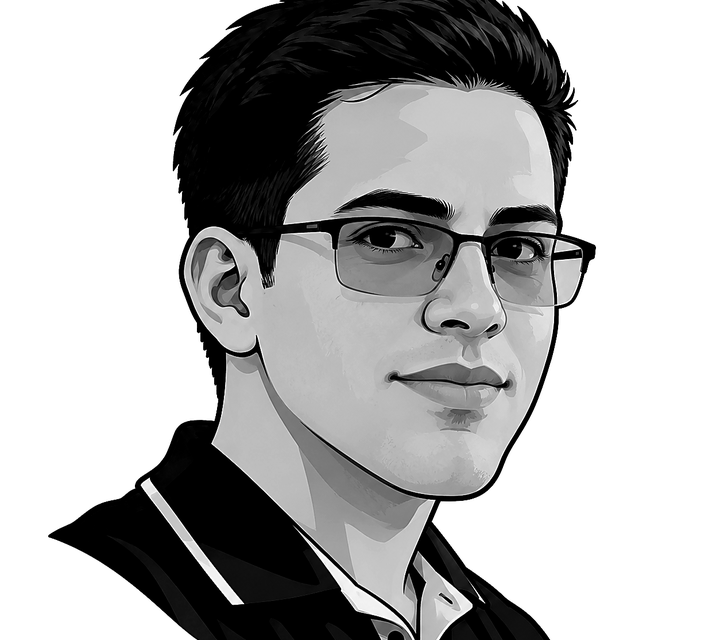
#> input picture source-prepped.png, 720 x 640 px
$ python make_ascii_svg.py
#> lines starting #> are read from the running program, lines starting #| are printed output that depends on the picture
#!/usr/bin/env python3
"""Convert the prepared portrait into a one-shot, self-typing ASCII SVG."""

from __future__ import annotations

import html
import os
from pathlib import Path

from PIL import Image, ImageEnhance


ROOT = Path(__file__).resolve().parent.parent
SOURCE = ROOT / "source-prepped.png"
OUTPUT = ROOT / "avi-ascii.svg"

COLS = int(os.environ.get("COLS", "112"))
ROWS = 60
RAMP = " .`:-=+*cs#%@"
ART_W = 720
ART_H = 620
PAD = 20
TITLE_H = 42
STATUS_H = 58
WIDTH = ART_W + PAD * 2
HEIGHT = TITLE_H + ART_H + STATUS_H

BG = "#0d1117"
BG_TOP = "#111827"
FRAME = "#30363d"
MUTED = "#7d8590"
INK = "#d1d5db"


def ascii_rows() -> list[str]:
    image = Image.open(SOURCE).convert("L")
#> image is the input picture: PIL image 720x640 L; min 0, max 255, mean 177.1
    image = ImageEnhance.Contrast(image).enhance(1.12)
    image = image.resize((COLS, ROWS), Image.Resampling.LANCZOS)
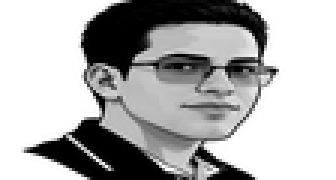
#> image: PIL image 112x60 L (shown 3 times larger); min 0, max 255, mean 176.1
    pixels = image.load()
    rows = []
    for y in range(ROWS):
        line = []
        for x in range(COLS):
            luminance = (pixels[x, y] / 255.0) ** 1.08
            if luminance > 0.94:
                line.append(" ")
            else:
                index = round((1.0 - luminance) * (len(RAMP) - 1))
                line.append(RAMP[max(0, min(index, len(RAMP) - 1))])
        rows.append("".join(line))
#> after the loop, rows = 60 items
    return rows


def render() -> str:
    static = bool(os.environ.get("STATIC"))
    rows = ascii_rows()
#> rows = 60 items
    cell_h = ART_H / ROWS
    cell_w = ART_W / COLS
    row_duration = 0.07

    parts = [
        f'<svg xmlns="http://www.w3.org/2000/svg" width="{WIDTH}" height="{HEIGHT}" viewBox="0 0 {WIDTH} {HEIGHT}" font-family="ui-monospace, SFMono-Regular, Menlo, Consolas, monospace">',
        '<defs><linearGradient id="bg" x1="0" y1="0" x2="0" y2="1">'
        f'<stop offset="0" stop-color="{BG_TOP}"/><stop offset="1" stop-color="{BG}"/>'
        '</linearGradient></defs>',
        f'<rect width="{WIDTH}" height="{HEIGHT}" rx="14" fill="url(#bg)"/>',
        f'<rect x="0.5" y="0.5" width="{WIDTH - 1}" height="{HEIGHT - 1}" rx="14" fill="none" stroke="{FRAME}"/>',
        f'<line x1="0" y1="{TITLE_H}" x2="{WIDTH}" y2="{TITLE_H}" stroke="{FRAME}"/>',
    ]
    for i, color in enumerate(("#ff5f56", "#ffbd2e", "#27c93f")):
        parts.append(f'<circle cx="{PAD + 18 * i}" cy="21" r="6" fill="{color}"/>')
    parts.append(
        f'<text x="{WIDTH / 2}" y="26" fill="{MUTED}" font-size="14" text-anchor="middle">'
        'steven@github: ~$ ./portrait.sh</text>'
    )

    for row_index, line in enumerate(rows):
        row_y = TITLE_H + row_index * cell_h
        text_y = row_y + cell_h * 0.8
        safe = html.escape(line)
        text = (
            f'<text xml:space="preserve" x="{PAD}" y="{text_y:.2f}" fill="{INK}" '
            f'font-size="{cell_h * 0.9:.2f}" textLength="{ART_W}" lengthAdjust="spacing">{safe}</text>'
        )
        if static:
            parts.append(text)
            continue
        delay = row_index * row_duration
        parts.append(
            f'<clipPath id="row-{row_index}"><rect x="{PAD}" y="{row_y:.2f}" height="{cell_h:.2f}" width="0">'
            f'<animate attributeName="width" from="0" to="{ART_W}" begin="{delay:.2f}s" dur="{row_duration:.2f}s" fill="freeze"/>'
            '</rect></clipPath>'
        )
        parts.append(f'<g clip-path="url(#row-{row_index})">{text}</g>')
        parts.append(
            f'<rect y="{row_y + 1:.2f}" width="{cell_w:.2f}" height="{cell_h - 2:.2f}" fill="{INK}" opacity="0">'
            f'<animate attributeName="x" from="{PAD}" to="{PAD + ART_W}" begin="{delay:.2f}s" dur="{row_duration:.2f}s" fill="freeze"/>'
            f'<set attributeName="opacity" to="0.9" begin="{delay:.2f}s"/>'
            f'<set attributeName="opacity" to="0" begin="{delay + row_duration:.2f}s"/></rect>'
        )
#> this loop made 60 passes
#> (row_y, text_y, delay) on passes 1 to 12: (42, 50.27, 0), (52.33, 60.6, 0.07), (62.67, 70.93, 0.14), (73, 81.27, 0.21), (83.33, 91.6, 0.28), (93.67, 101.9, 0.35), (104, 112.3, 0.42), (114.3, 122.6, 0.49), (124.7, 132.9, 0.56), (135, 143.3, 0.63), (145.3, 153.6, 0.7), (155.7, 163.9, 0.77)
#> after the loop, parts = 189 items

    status_y = TITLE_H + ART_H
    parts.extend(
        [
            f'<line x1="0" y1="{status_y}" x2="{WIDTH}" y2="{status_y}" stroke="{FRAME}"/>',
            f'<text x="{PAD}" y="{status_y + 34}" fill="{MUTED}" font-size="16">steven@github:~$ whoami '
            f'<tspan fill="{INK}">Steven Ramirez</tspan></text>',
            f'<rect x="342" y="{status_y + 19}" width="9" height="18" fill="{INK}">'
            '<animate attributeName="opacity" values="1;1;0;0" keyTimes="0;0.5;0.51;1" dur="1s" repeatCount="indefinite"/></rect>',
            '</svg>',
        ]
    )
    return "".join(parts)


if __name__ == "__main__":
    OUTPUT.write_text(render(), encoding="utf-8")
    print(f"wrote {OUTPUT}")
